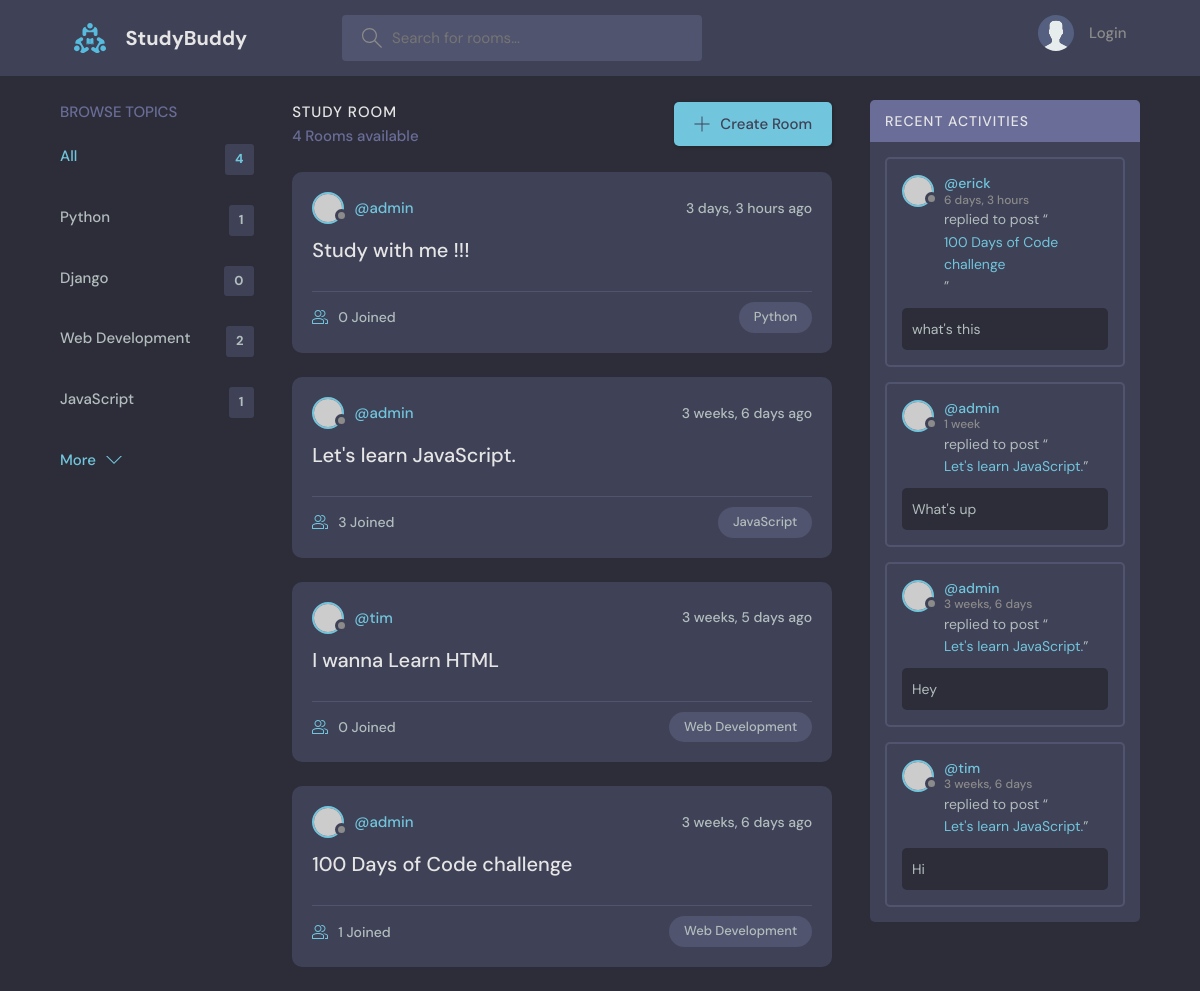
The page / on the database its author committed.
### base/models.py (models this page shows, shortened)
class Topic(models.Model):
   name = models.CharField(max_length=200)

class Room(models.Model):
   host = models.ForeignKey(User, on_delete=models.SET_NULL, null=True)
   topic = models.ForeignKey(Topic, on_delete=models.SET_NULL, null=True)
   name = models.CharField(max_length=200)
   description = models.TextField(null=True, blank=True)
   participants = models.ManyToManyField(User, related_name='participants', blank=True)
   updated = models.DateField(auto_now=True)
   created = models.DateField(auto_now_add=True)
   class Meta:
      ordering = ['-updated', '-created']

class Message(models.Model):
   user = models.ForeignKey(User, on_delete=models.CASCADE)
   room = models.ForeignKey(Room, on_delete=models.CASCADE)
   body = models.TextField()
   updated = models.DateField(auto_now=True)
   created = models.DateField(auto_now_add=True)
   class Meta:
      ordering = ['-updated', '-created']

### base/views.py (the view)
# urls.py: path('', views.home, name='home'),
def home(request):
    q = request.GET.get('q') if request.GET.get('q') != None else ''
    rooms = Room.objects.filter(
        Q(topic__name__icontains=q) |
        Q(name__icontains = q) |
        Q(description__icontains = q)
        )
    topics = Topic.objects.all()
    room_count = rooms.count()
    room_messages = Message.objects.filter(Q(room__topic__name__icontains=q))
    context = {'rooms':rooms, 'topics':topics, 'room_count':room_count, 'room_messages':room_messages}
    return render(request, 'base/home.html', context)

### base/templates/base/home.html (shortened to what this page needs)
{% extends 'main.html' %}
{% block content %}
    <main class="layout layout--3">
      <div class="container">
        {% include 'base/topic_component.html' %}
        <div class="roomList">
          <div class="roomList__header">
            <div>
              <h2>Study Room</h2>
              <p>{{room_count}} Rooms available</p>
            </div>
            <a class="btn btn--main" href="{% url 'create-room' %}">
              <svg version="1.1" xmlns="http://www.w3.org/2000/svg" width="32" height="32" viewBox="0 0 32 32">
                <title>add</title>
                <path
                  d="M16.943 0.943h-1.885v14.115h-14.115v1.885h14.115v14.115h1.885v-14.115h14.115v-1.885h-14.115v-14.115z"
                ></path>
              </svg>
              Create Room
            </a>
          </div>
          {% include 'base/feed_component.html' %}
        </div>
        {% include 'base/activity_component.html' %}
      </div>
    </main>
{% endblock %}

### base/templates/base/topic_component.html
<div class="topics">
   <div class="topics__header">
     <h2>Browse Topics</h2>
   </div>
   <ul class="topics__list">
     <li>
       <a href="{% url 'home' %}" class="active">All <span>{{topics.count}}</span></a>
     </li>
     {% for topic in topics %}
      <li>
         <a href="{% url 'home' %}?q={{topic.name}}">{{topic.name}} <span>{{topic.room_set.all.count}}</span></a>
      </li>
     {% endfor %}
   </ul>
   <a class="btn btn--link" href="topics.html">
     More
     <svg version="1.1" xmlns="http://www.w3.org/2000/svg" width="32" height="32" viewBox="0 0 32 32">
       <title>chevron-down</title>
       <path d="M16 21l-13-13h-3l16 16 16-16h-3l-13 13z"></path>
     </svg>
   </a>
</div>

### base/templates/base/feed_component.html (shortened to what this page needs)
{% for room in rooms %}
<div class="roomListRoom">
   <div class="roomListRoom__header">
     <a href="{% url 'user-profile' room.host.id %}" class="roomListRoom__author">
       <div class="avatar avatar--small">
         <img src="https://randomuser.me/api/portraits/women/11.jpg" />
       </div>
       <span>@{{room.host.username}}</span>
     </a>
     <div class="roomListRoom__actions">
       <span>{{room.created|timesince}} ago</span>
     </div>
   </div>
   <div class="roomListRoom__content">
     <a href="{% url 'room' room.id %}">{{room.name}}</a>
   </div>
   <div class="roomListRoom__meta">
     <a href="{% url 'room' room.id %}" class="roomListRoom__joined">
       {{room.participants.all.count}} Joined
     </a>
     <p class="roomListRoom__topic">{{room.topic.name}}</p>
   </div>
</div>
{% endfor %}

### base/templates/base/activity_component.html (shortened to what this page needs)
<div class="activities">
   <div class="activities__header">
     <h2>Recent Activities</h2>
   </div>
   {% for message in room_messages %}
      <div class="activities__box">
      <div class="activities__boxHeader roomListRoom__header">
         <a href="{% url 'user-profile' message.user.id %}" class="roomListRoom__author">
            <div class="avatar avatar--small">
            <img src="https://randomuser.me/api/portraits/women/11.jpg" />
            </div>
            <p>
               @{{message.user}}
            <span> {{message.created|timesince}}</span>
            </p>
         </a>
      </div>
      <div class="activities__boxContent">
         <p>replied to post “<a href="{% url 'room' message.id %}">{{message.room.name}}</a>”</p>
         <div class="activities__boxRoomContent">
            {{message.body}}
         </div>
      </div>
      </div>
   {% endfor %}
 </div>

### rows shown on the page
Topic: name "Python", room_set.all.count "1"
Topic: name "Django", room_set.all.count "0"
Topic: name "Web Development", room_set.all.count "2"
Topic: name "JavaScript", room_set.all.count "1"
Room: host.username "admin", created "3 days, 3 hours", name "Study with me !!!", participants.all.count "0", topic.name "Python"
Room: host.username "admin", created "3 weeks, 6 days", name "Let's learn JavaScript.", participants.all.count "3", topic.name "JavaScript"
Room: host.username "tim", created "3 weeks, 5 days", name "I wanna Learn HTML", participants.all.count "0", topic.name "Web Development"
Room: host.username "admin", created "3 weeks, 6 days", name "100 Days of Code challenge", participants.all.count "1", topic.name "Web Development"
Message: user "erick", created "6 days, 3 hours", room.name "100 Days of Code challenge", body "what's this"
Message: user "admin", created "1 week", room.name "Let's learn JavaScript.", body "What's up"
Message: user "admin", created "3 weeks, 6 days", room.name "Let's learn JavaScript.", body "Hey"
Message: user "tim", created "3 weeks, 6 days", room.name "Let's learn JavaScript.", body "Hi"

### other values the page prints
{{ topics.count }} "4"
{{ room_count }} "4"
